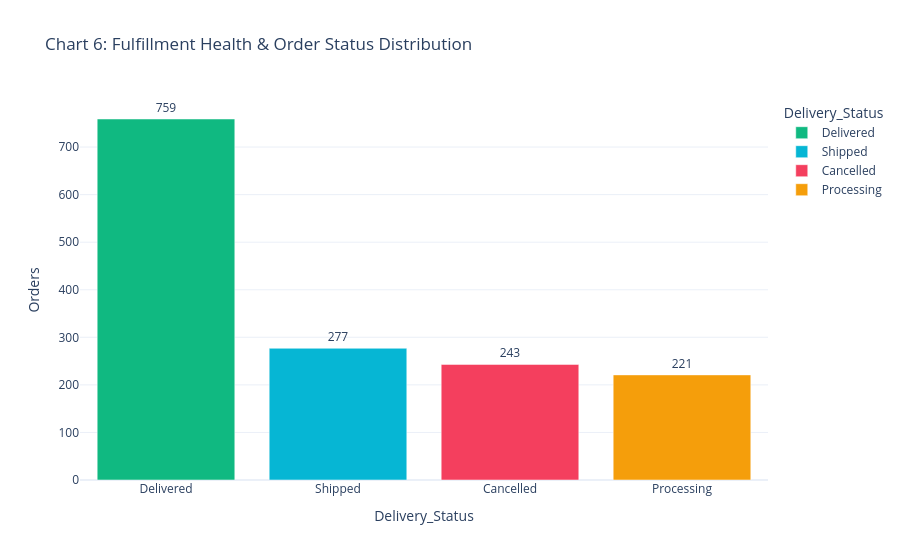

Notebook cell for this chart:
### Code cell
# Chart 6: Delivery Fulfillment & Revenue at Risk from Cancellations
delivery_df = df_clean.groupby('Delivery_Status').agg(
    Orders=('Order_ID', 'nunique'),
    Revenue=('Total_Amount', 'sum')
).reset_index().sort_values('Orders', ascending=False)

status_colors = {
    'Delivered': '#10b981',
    'Shipped': '#06b6d4',
    'Processing': '#f59e0b',
    'Cancelled': '#f43f5e'
}

fig6 = px.bar(
    delivery_df,
    x='Delivery_Status',
    y='Orders',
    color='Delivery_Status',
    color_discrete_map=status_colors,
    title='Chart 6: Fulfillment Health & Order Status Distribution',
    text='Orders'
)
fig6.update_traces(textposition='outside')
fig6.update_layout(template='plotly_white')
fig6.show()

# Print Revenue at Risk
cancelled_orders = df_clean[df_clean['Delivery_Status'] == 'Cancelled']
print(f"Revenue at Risk (Cancelled Orders): ${cancelled_orders['Total_Amount'].sum():,.2f} across {len(cancelled_orders):,} orders")

### Figure 1 — Plotly figure (JSON) as saved in the notebook; plotly's stock layout.template omitted (floating-point values rounded to 4 significant figures)
{"data": [{"hovertemplate": "Delivery_Status=%{x}<br>Orders=%{text}<extra></extra>", "legendgroup": "Delivered", "marker": {"color": "#10b981", "pattern": {"shape": ""}}, "name": "Delivered", "orientation": "v", "showlegend": true, "text": [759.0], "textposition": "outside", "type": "bar", "x": ["Delivered"], "xaxis": "x", "y": [759], "yaxis": "y"}, {"hovertemplate": "Delivery_Status=%{x}<br>Orders=%{text}<extra></extra>", "legendgroup": "Shipped", "marker": {"color": "#06b6d4", "pattern": {"shape": ""}}, "name": "Shipped", "orientation": "v", "showlegend": true, "text": [277.0], "textposition": "outside", "type": "bar", "x": ["Shipped"], "xaxis": "x", "y": [277], "yaxis": "y"}, {"hovertemplate": "Delivery_Status=%{x}<br>Orders=%{text}<extra></extra>", "legendgroup": "Cancelled", "marker": {"color": "#f43f5e", "pattern": {"shape": ""}}, "name": "Cancelled", "orientation": "v", "showlegend": true, "text": [243.0], "textposition": "outside", "type": "bar", "x": ["Cancelled"], "xaxis": "x", "y": [243], "yaxis": "y"}, {"hovertemplate": "Delivery_Status=%{x}<br>Orders=%{text}<extra></extra>", "legendgroup": "Processing", "marker": {"color": "#f59e0b", "pattern": {"shape": ""}}, "name": "Processing", "orientation": "v", "showlegend": true, "text": [221.0], "textposition": "outside", "type": "bar", "x": ["Processing"], "xaxis": "x", "y": [221], "yaxis": "y"}], "layout": {"barmode": "relative", "legend": {"title": {"text": "Delivery_Status"}, "tracegroupgap": 0}, "title": {"text": "Chart 6: Fulfillment Health & Order Status Distribution"}, "xaxis": {"anchor": "y", "categoryarray": ["Delivered", "Shipped", "Cancelled", "Processing"], "categoryorder": "array", "domain": [0.0, 1.0], "title": {"text": "Delivery_Status"}}, "yaxis": {"anchor": "x", "domain": [0.0, 1.0], "title": {"text": "Orders"}}}}
